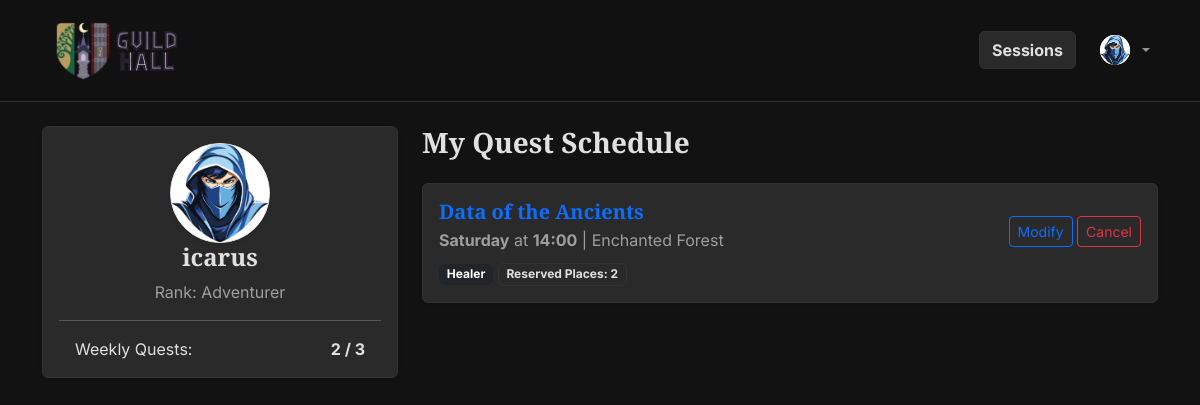
The page /profile (signed in) on the database its author committed.
### tables this page shows
CREATE TABLE "users" (
	"UId"	INTEGER,
	"username"	TEXT NOT NULL UNIQUE,
	"password_hash"	TEXT NOT NULL,
	"role"	TEXT NOT NULL,
	"avatar_filename"	TEXT,
	PRIMARY KEY("UId" AUTOINCREMENT)
);

CREATE TABLE "participations" (
	"PId"	INTEGER,
	"SId"	INTEGER NOT NULL,
	"UId"	INTEGER NOT NULL,
	"party_role"	TEXT NOT NULL,
	"places_reserved"	INTEGER NOT NULL,
	PRIMARY KEY("PId" AUTOINCREMENT),
	FOREIGN KEY("SId") REFERENCES "sessions"("SId"),
	FOREIGN KEY("UId") REFERENCES "users"("UId")
);

CREATE TABLE "quests" (
	"QId"	INTEGER,
	"title"	TEXT NOT NULL,
	"duration"	INTEGER NOT NULL,
	"quest_type"	TEXT NOT NULL,
	"difficulty"	TEXT NOT NULL,
	"description"	TEXT,
	"image_filename"	TEXT,
	PRIMARY KEY("QId" AUTOINCREMENT)
);

### app.py (the view)
@app.route('/profile')
@login_required
def profile():
    if current_user.role != AD:
        flash("Guild Masters have a different dashboard.", "info")
        return redirect(url_for('index')) # We will point this to GM Dashboard later
    raw_participations = db.get_user_participations(current_user.UId)
    participations = []
    total_places = 0
    for row in raw_participations:
        part_dict = dict(row)
        part_dict['is_modifiable'] = util.can_modify_session(
            row['day'], row['start_time'], SIMULATED_DAY, SIMULATED_TIME
        )
        total_places += row['places_reserved']
        participations.append(part_dict)
    return render_template('adventurer_profile.html', participations=participations, total_places = total_places)

### app.py (called while the page is built)
@login_manager.user_loader
def load_user(user_id):
    return db.get_user_by_id(user_id)

### db.py (called while the page is built)
def get_db_connection():
    conn = sqlite3.connect('database.db')
    conn.row_factory = sqlite3.Row
    return conn

def get_user_by_id(uid):
    conn = get_db_connection()
    cursor = conn.cursor()
    query = 'SELECT * FROM users WHERE UId = ?'
    cursor.execute(query, (uid,))
    user_row = cursor.fetchone()
    conn.close()
    if user_row:
        return User(id=user_row['UId'],
                    username=user_row['username'],
                    role=user_row['role'],
                    avatar_filename=user_row['avatar_filename'])
    return None

def get_user_participations(user_id):
    conn = get_db_connection()
    query = '''
        SELECT p.PId as participation_id, p.party_role, p.places_reserved,
               s.SId as session_id, s.day, s.start_time, s.location,
               q.title, q.duration, q.quest_type
        FROM participations p
        JOIN sessions s ON p.SId = s.SId
        JOIN quests q ON s.QId = q.QId
        WHERE p.UId = ?
        ORDER BY
        CASE s.day
            WHEN 'Monday' THEN 1
            WHEN 'Tuesday' THEN 2
            WHEN 'Wednesday' THEN 3
            WHEN 'Thursday' THEN 4
            WHEN 'Friday' THEN 5
            WHEN 'Saturday' THEN 6
            WHEN 'Sunday' THEN 7
        END, s.start_time ASC
    '''
    participations = conn.execute(query, (user_id,)).fetchall()
    conn.close()
    return participations

### util.py (called while the page is built)
def get_total_hours(day_str, time_str):
    days = {
        "Monday": 0, "Tuesday": 1, "Wednesday": 2, "Thursday": 3,
        "Friday": 4, "Saturday": 5, "Sunday": 6
    }
    hours, minutes = map(int, time_str.split(':'))
    return (days[day_str] * 24) + hours + (minutes / 60.0)

def can_modify_session(session_day, session_time, current_day, current_time):
    session_total = get_total_hours(session_day, session_time)
    current_total = get_total_hours(current_day, current_time)
    return (session_total - current_total) > 8

### templates/adventurer_profile.html (shortened to what this page needs)
{% extends 'base.html' %}
{% block content %}
<div class="row">
    <div class="col-md-4 mb-4">
        <div class="card shadow-sm">
            <div class="card-body text-center">
                {% if current_user.avatar_filename %}
                        <img src="{{ url_for('static', filename='images/avatars/' + current_user.avatar_filename) }}" alt="Avatar" class="rounded-circle mb-3 avatar">
                    {% else %}
                        <img src="{{ url_for('static', filename='images/avatars/davatar.jpg') }}" alt="Default Avatar" class="rounded-circle shadow-sm border avatar">
                    {% endif %}
                <h4 class="card-title">{{ current_user.username }}</h4>
                <p class="text-muted mb-1">Rank: Adventurer</p>
                <hr>
                <div class="d-flex justify-content-between px-3">
                    <span>Weekly Quests:</span>
                    <strong>{{ total_places }} / 3</strong>
                </div>
            </div>
        </div>
    </div>
    <div class="col-md-8">
        <h3 class="mb-4">My Quest Schedule</h3>
        {% if participations %}
            <div class="row row-cols-1 g-3">
                {% for p in participations %}
                    <div class="col">
                        <div class="card shadow-sm border-start border-4 {% if p.is_modifiable %}border-success{% else %}border-secondary{% endif %}">
                            <div class="card-body">
                                <div class="d-flex justify-content-between align-items-start">
                                    <div>
                                        <h5 class="card-title mb-1">
                                            <a href="{{ url_for('session_detail', session_id=p.session_id) }}" class="text-decoration-none text-primary">
                                                {{ p.title }}
                                            </a>
                                        </h5>
                                        <p class="text-muted mb-2">
                                            <strong>{{ p.day }}</strong> at <strong>{{ p.start_time }}</strong> | {{ p.location }}
                                        </p>
                                        <div class="mt-2">
                                            <span class="badge bg-dark">{{ p.party_role }}</span>
                                            <span class="badge bg-light text-dark border">Reserved Places: {{ p.places_reserved }}</span>
                                        </div>
                                    </div>
                                    <div class="text-end mt-3">
                                        {% if p.is_modifiable %}
                                            <button type="button" class="btn btn-outline-primary btn-sm ms-1" data-bs-toggle="modal" data-bs-target="#manageParticipationModal{{ p.participation_id }}">
                                                Modify
                                            </button>
                                            <form action="{{ url_for('cancel_booking', participation_id=p.participation_id) }}" method="POST" class="d-inline" onsubmit="return confirm('Are you sure you want to cancel your place in this quest?');">
                                                <button type="submit" class="btn btn-outline-danger btn-sm">Cancel</button>
                                            </form>
                                        {% endif %}
                                    </div>
                                </div>
                            </div>
                        </div>
                    </div>
                {% endfor %}
            </div>
        {% else %}
            <div class="alert alert-info">
                You have not joined any quests this week. <a href="{{ url_for('index') }}" class="alert-link">Browse the schedule</a> to find an adventure!
            </div>
        {% endif %}
    </div>
</div>
{% endblock %}

### static/css/style.css (style rules this page uses)
:root { --bg-obsidian: #121212; --surface-parchment: #2A2A2A; --text-primary: #E0E0E0; --text-muted: #9E9E9E; --accent-magic: #39FF14; --role-warrior: #DC143C; --role-mage: #00BFFF; --role-healer: #50C878; --border-dim: #333333; }
body { background-color: var(--bg-obsidian); color: var(--text-primary); font-family: 'Inter', sans-serif; }
h1, h2, h3, h4, h5, h6, .navbar-brand { font-family: 'Cinzel', serif; font-weight: 600; color: var(--text-primary); }
p { font-size: 1rem; font-weight: 400; }
.card, .bg-light, .bg-white { background-color: var(--surface-parchment) !important; border: 1px solid var(--border-dim) !important; color: var(--text-primary) !important; }
.text-muted { color: var(--text-muted) !important; }
.avatar { width: 100px; height: 100px; object-fit: cover; background-color: #e9ecef; }

### rows shown on the page
users: username "icarus"
participations: title "Data of the Ancients", day "Saturday", start_time "14:00", location "Enchanted Forest", party_role "Healer", places_reserved "2"

### other values the page prints
{{ total_places }} "2"
